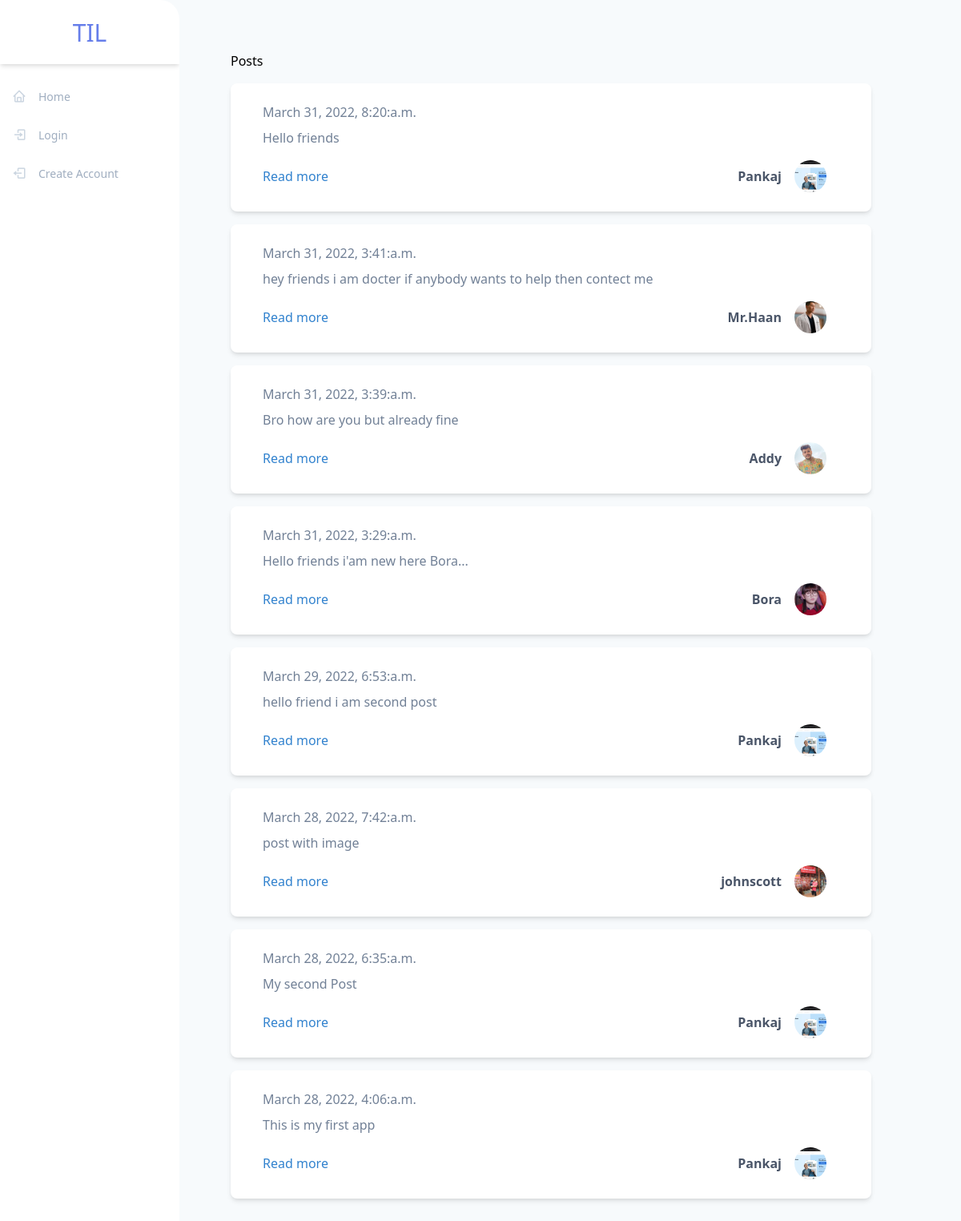
The page / on the database its author committed.
### feed/models.py (models this page shows, shortened)
class Post(models.Model):
    text = models.CharField(max_length=240)
    date = models.DateTimeField(auto_now=True)
    author = models.ForeignKey(
        User,
        on_delete=models.CASCADE,
    )

### feed/views.py (the view)
# urls.py: path("",views.HomeView.as_view(),name='index'),
class HomeView(TemplateView):
    http_method_names = ["get"]
    template_name = "homepage.html"
    def dispatch(self, request, *args, **kwargs):
        self.request = request
        return super().dispatch(request, *args, **kwargs)
    def get_context_data(self, *args, **kwargs):
        context = super().get_context_data( *args,**kwargs)
        if self.request.user.is_authenticated:
            context['total_posts'] = Post.objects.filter(author=self.request.user).count()
            context['total_followers'] = Follower.objects.filter(following=self.request.user).count();
            following = list(Follower.objects.filter(followed_by=self.request.user).values_list('following',flat=True))
            if not following:
                posts = Post.objects.all().order_by("-id")[0:30]
            else:
                posts = Post.objects.filter(author__in=following).order_by("-id")[0:60]
        else:
            posts = Post.objects.all().order_by("-id")[0:30]
        context['posts'] = posts
        return context

### template/homepage.html (shortened to what this page needs)
{% extends "base.html" %}
    {% block body %}
    <div id="posts-container">
        <h1>Posts</h1>
        {% for post in posts %}
            {% include 'include/post.html' with post=post show_detail_link=True %}
        {% endfor %}
    </div>
    {% endblock %}

### template/base.html (shortened to what this page needs)
{% load static%}
{% load thumbnail %}
<!DOCTYPE html>
<html lang="en">
<head>
    <link href="https://unpkg.com/tailwindcss@^1.0/dist/tailwind.min.css" rel="stylesheet">
    <link rel="stylesheet" href="https://unpkg.com/boxicons@2.0.7/css/boxicons.min.css" />
</head>
<body>
<div class="min-h-screen flex flex-row bg-gray-100">
  <div class="flex flex-col w-56 bg-white rounded-r-3xl overflow-hidden">
    {% if not request.user.is_authenticated %}
    <div class="flex items-center justify-center h-20 shadow-md">
      <h1 class="text-3xl uppercase text-indigo-500">TIL</h1>
    </div>
  {% endif %}
    <ul class="flex flex-col py-4">
      <li>
        <a href="/" class="flex flex-row items-center h-12 transform hover:translate-x-2 transition-transform ease-in duration-200 text-gray-500 hover:text-gray-800">
          <span class="inline-flex items-center justify-center h-12 w-12 text-lg text-gray-400"><i class="bx bx-home"></i></span>
          <span class="text-sm font-medium">Home</span>
        </a>
      </li>
      {% if request.user.is_authenticated %}
      <li>
        <a href="{% url 'profiles:editprofile' request.user.username %}" class="flex flex-row items-center h-12 transform hover:translate-x-2 transition-transform ease-in duration-200 text-gray-500 hover:text-gray-800 ">
          <span class="inline-flex items-center justify-center h-12 w-12 text-lg text-gray-400"><i class="bx bx-layer-plus"></i></span>
          <span class="text-sm font-medium">Edit Profile</span>
        </a>
      </li>
      <li>
        <a href="{% url 'feed:new_post' %}" class="flex flex-row items-center h-12 transform hover:translate-x-2 transition-transform ease-in duration-200 text-gray-500 hover:text-gray-800 js-toggle-modal">
          <span class="inline-flex items-center justify-center h-12 w-12 text-lg text-gray-400"><i class="bx bx-layer-plus"></i></span>
          <span class="text-sm font-medium">New Post</span>
        </a>
      </li>
      <li>
        <a href="{% url 'account_logout' %}" class="flex flex-row items-center h-12 transform hover:translate-x-2 transition-transform ease-in duration-200 text-gray-500 hover:text-gray-800">
          <span class="inline-flex items-center justify-center h-12 w-12 text-lg text-gray-400"><i class="bx bx-log-out"></i></span>
          <span class="text-sm font-medium">Logout</span>
        </a>
      </li>
      {% else %}
      <li>
        <a href="{% url 'account_login' %}" class="flex flex-row items-center h-12 transform hover:translate-x-2 transition-transform ease-in duration-200 text-gray-500 hover:text-gray-800">
          <span class="inline-flex items-center justify-center h-12 w-12 text-lg text-gray-400"><i class="bx bx-log-in"></i></span>
          <span class="text-sm font-medium">Login</span>
        </a>
      </li>
      <li>
        <a href="{% url 'account_signup' %}" class="flex flex-row items-center h-12 transform hover:translate-x-2 transition-transform ease-in duration-200 text-gray-500 hover:text-gray-800">
          <span class="inline-flex items-center justify-center h-12 w-12 text-lg text-gray-400"><i class="bx bx-log-out"></i></span>
          <span class="text-sm font-medium">Create Account</span>
        </a>
      </li>
      {% endif %}
    </ul>
  </div>
  <div class="p-16">
    {% block body %}{% endblock %}
  </div>
</div>
</body>
</html>

### template/include/post.html
{% load thumbnail %}
<div class="max-w-4xl px-10 my-4 py-6 bg-white rounded-lg shadow-md" style="width: 50rem">
    <div class="flex justify-between items-center">
        <span class="font-light text-gray-600">{{post.date|date:"F j, Y, g:i:a" }}</span>
    </div>
    <div class="mt-2">
        <p class="mt-2 text-gray-600">{{post.text}}</p>
    </div>
    <div class="flex justify-between items-center mt-4">
        {% if show_detail_link %}
            <a class="text-blue-600 hover:underline" href="{% url 'feed:detail' post.id %}">Read more</a>
        {% else %}
            <span>&nbsp;</span>
        {% endif %}
        <div>
            <a class="flex items-center" href="{% url 'profiles:detail' post.author.username %}">
                <h1 class="text-gray-700 font-bold">{{post.author.username}}</h1>
                {% thumbnail post.author.profile.image "373x373" crop="center" as im %}
                    <img src="{{ im.url }}" class="mx-4 w-10 h-10 object-cover rounded-full hidden sm:block">
                {% endthumbnail %}
            </a>
        </div>
    </div>
</div>

### rows shown on the page
Post: date "March 31, 2022, 8:20:a.m.", text "Hello friends", author.username "Pankaj"
Post: date "March 31, 2022, 3:41:a.m.", text "hey friends i am docter if anybody wants to help then contect me", author.username "Mr.Haan", shows a picture
Post: date "March 31, 2022, 3:39:a.m.", text "Bro how are you but already fine", author.username "Addy", shows a picture
Post: date "March 31, 2022, 3:29:a.m.", text "Hello friends i'am new here Bora...", author.username "Bora", shows a picture
Post: date "March 29, 2022, 6:53:a.m.", text "hello friend i am second post", author.username "Pankaj"
Post: date "March 28, 2022, 7:42:a.m.", text "post with image", author.username "johnscott", shows a picture
Post: date "March 28, 2022, 6:35:a.m.", text "My second Post", author.username "Pankaj"
Post: date "March 28, 2022, 4:06:a.m.", text "This is my first app", author.username "Pankaj"
